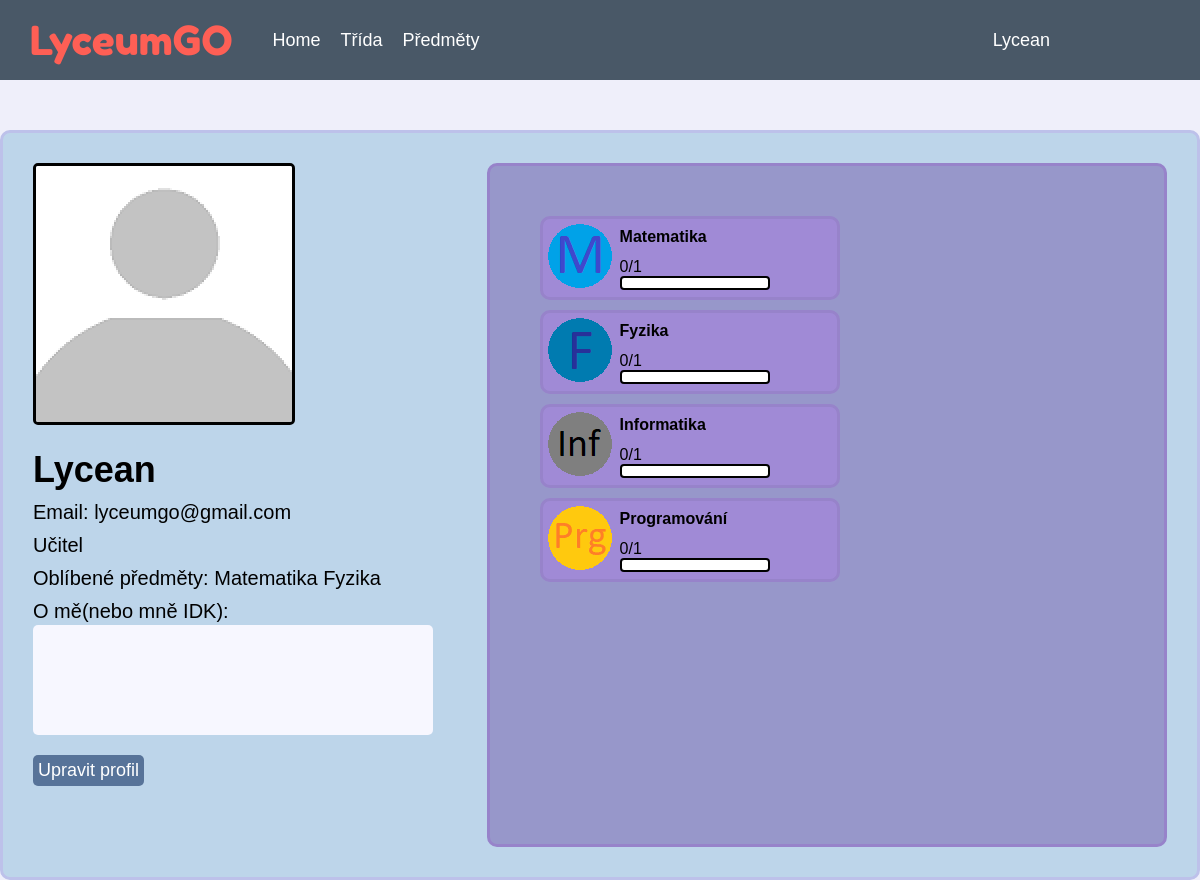
The app's page /profile (signed in) with its own data.
### website/models.py (models this page shows)
class User (db.Model,UserMixin):
    id=db.Column(db.Integer, primary_key=True)
    name = db.Column(db.String(20), unique=True)
    email = db.Column(db.String(50), unique=True)
    password = db.Column(db.String(1000))
    notes = db.relationship("Notes")
    person = db.Column(db.String(7))
    grate = db.Column(db.Integer)
    achievements = db.Column(db.String(200))
    classroom = db.Column(db.String(20))
    beginning = db.Column(db.Integer)
    math = db.relationship("Math")
    physic = db.relationship("Physic")
    informatics = db.relationship("Informatics")
    programming = db.relationship("Programming")

class Math (db.Model):
    id=db.Column(db.Integer, primary_key=True)
    progress1=db.Column(db.String(10))
    tests1=db.Column(db.String(100))
    user_id = db.Column(db.Integer, db.ForeignKey('user.id'))
    favourite = db.Column(db.Boolean)

class Physic (db.Model):
    id=db.Column(db.Integer, primary_key=True)
    progress1=db.Column(db.String(10))
    tests1=db.Column(db.String(100))
    user_id = db.Column(db.Integer, db.ForeignKey('user.id'))
    favourite = db.Column(db.Boolean)

class Informatics (db.Model):
    id=db.Column(db.Integer, primary_key=True)
    progress1=db.Column(db.String(10))
    tests1=db.Column(db.String(100))
    user_id = db.Column(db.Integer, db.ForeignKey('user.id'))
    favourite = db.Column(db.Boolean)

class Programming (db.Model):
    id=db.Column(db.Integer, primary_key=True)
    progress1=db.Column(db.String(10))
    tests1=db.Column(db.String(100))
    user_id = db.Column(db.Integer, db.ForeignKey('user.id'))
    favourite = db.Column(db.Boolean)

### website/views.py (the view, shortened to what this page needs)
@views.route("/profile",methods=["GET","POST"])
def profile():
    if current_user.is_authenticated:
        subjects=getSubjects()
        note=Notes.query.filter_by(user_id=current_user.id).first()
        db.session.commit()
        return render_template("profile.html",user=current_user,note=note,subjects=subjects)
    else:
        return redirect(url_for("auth.login"))

### website/views.py (called while the page is built)
def getSubjects():
    return {"Matematika":Math.query.filter_by(user_id=current_user.id).first(),"Fyzika":Physic.query.filter_by(user_id=current_user.id).first(),"Informatika":Informatics.query.filter_by(user_id=current_user.id).first(),"Programování":Programming.query.filter_by(user_id=current_user.id).first(),}

### website/templates/profile.html (shortened to what this page needs)
{%extends "baselog.html"%}
{%block head%}
<link rel= "stylesheet" type= "text/css" href="{{url_for('static', filename='/stylesheets/profile.css')}}">
{%endblock%}
{%block content%}
<div id="Info">
    {%if user%}
        <div id="user">
            <img src="{{url_for('static',filename='images/Incognito.png')}}" class="UserImg">
            <div id="info">
                <p style="font-size: 36px;"><b>{{user.name}}</b></p>
                <p class="information">Email: {{user.email}}</p>
                {%if user.person=="s"%}
                    <p class="information">Ročník: {{user.grate}}</p>
                {%else%}
                    <p class="information">Učitel</p>
                {%endif%}
                <p class="information">Oblíbené předměty:{%for i,subject in subjects.items()%}{%if subject.favourite%} {{i}}{%endif%} {%endfor%}</p>
                <p class="information">O mě(nebo mně IDK):</p>
                <p id="ProfileAboutMe">
                </p>
            </div>
            <a href="editprofile"><p class="BasicButton">Upravit profil</p></a>
        </div>
        <div id="userstats">
            <form action="" method="POST">
            {%for i,subject in subjects.items()%}
                <div class="subjects" style="float: left;">
                    <table>
                        <tr >
                            <td rowspan="3"><img src="{{url_for('static',filename='images/'+i+'.png')}}"></td>
                            <td><p><b>{{i}}
                            </b></p></td>
                        </tr>
                        <tr>
                            <td><span id='{{i}}'>{{subject.progress1}}</span>
                                <div class="bar_jak_sar">
                                </div>
                            </td>
                        </tr>
                    </table>
                </div>
            {%endfor%}
        </div>
    {%endif%}
</div>
{% endblock %}

### website/templates/baselog.html (shortened to what this page needs)
<!DOCTYPE html>
<html>
<head>
    <link rel= "stylesheet" type= "text/css" href="{{url_for('static', filename='/stylesheets/universal.css')}}">
    <link rel= "stylesheet" type= "text/css" href="{{url_for('static', filename='/stylesheets/style.css')}}">
    {%block head%}
    {%endblock%}
</head>
<body>
    <nav class="Nav">
        <p class="Name">LyceumGO</p>
        <div class="Buttons">
            <a href="home" class="link">Home</a>
            <a href="classroom" class="link">Třída</a>
            <a href="subjects" class="link">Předměty</a>
            <div class="dropdown">
                <button class="button--">{{user.name}}</button>
            </div>
        </div>
    </nav>
    {%block content%}
    {%endblock%}
</body>
</html>

### website/static/stylesheets/universal.css (style rules this page uses)
* { margin: 0; padding: 0; box-sizing: border-box; }
html { height:100%; }
body { height:100%; background-color: rgb(239, 239, 250); font-family: arial; }

### website/static/stylesheets/style.css (style rules this page uses)
.Name { color:rgb(254, 95, 85); position:relative; font-size:40px; font-family:fredokaone; margin:0px 20px; padding:10px }
.Nav { background-color: rgb(73, 88, 103); width:100%; display:flex; align-items:center; height:80px }
.Buttons { width:100%; position:relative; display:flex }
.link { margin:0px 10px; }
.dropdown { position: absolute; right:150px; }
.Buttons button,a { background: none; text-decoration: none; border: none; color: white; font-size: 18px; cursor:pointer }
.BasicButton { margin:10px 0px; background-color: rgb(87, 115, 153); padding:5px; border: 3px; border-radius: 5px; display:inline-block; clear:both; cursor:pointer; color:white; font-size: 18px; }

### website/static/stylesheets/profile.css (style rules this page uses)
#Info { margin:auto; margin-top:50px; background-color: rgb(189, 213, 234); padding:30px; width:1200px; height:750px; align-content:flex-start; border: solid rgb(189, 193, 234); border-radius: 10px; }
#user { width:40%; float:left; }
#userstats { background-color: rgb(151, 151, 202); width:60%; float:left; height:100%; padding:50px; border: solid rgb(151, 131, 202); border-radius: 10px; }
.UserImg { border:3px solid; border-radius:5px; }
#info { margin-top:20px; margin-bottom:10px; font-size:20px; font-family:"Arial"; }
#ProfileAboutMe { background-color: rgb(247, 247, 255); border-radius: 5px; width:400px; height:110px; margin-top:2px; padding:5px; font-size: 14px; }
td { padding:3px }
.subjects { margin-bottom:10px; width:300px; border: solid rgb(151, 131, 202); border-radius: 10px; background-color: rgb(160, 138, 214); }
.information { margin-top:10px; }
::placeholder { color: black; }
.bar_jak_sar { height: 14px; width: 150px; border: 2px solid black; background-color: white; border-radius: 4px; }

### records on screen
User: name "Lycean", email "lyceumgo@gmail.com"
Math: i "Matematika", shows a picture, progress1 "0/1"
Physic: i "Fyzika", shows a picture, progress1 "0/1"
Informatics: shows a picture, i "Informatika", progress1 "0/1"
Programming: shows a picture, i "Programování", progress1 "0/1"
